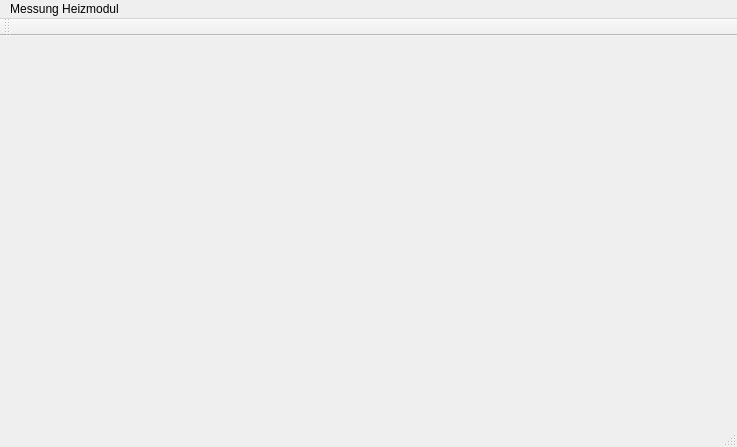
<?xml version="1.0" encoding="UTF-8"?>
<ui version="4.0">
 <class>MainWindow</class>
 <widget class="QMainWindow" name="MainWindow">
  <property name="geometry">
   <rect>
    <x>0</x>
    <y>0</y>
    <width>737</width>
    <height>447</height>
   </rect>
  </property>
  <property name="windowTitle">
   <string>MainWindow</string>
  </property>
  <widget class="QWidget" name="centralWidget"/>
  <widget class="QMenuBar" name="menuBar">
   <property name="geometry">
    <rect>
     <x>0</x>
     <y>0</y>
     <width>737</width>
     <height>21</height>
    </rect>
   </property>
   <widget class="QMenu" name="menuMessung_Heizmodul">
    <property name="title">
     <string>Messung Heizmodul</string>
    </property>
   </widget>
   <addaction name="menuMessung_Heizmodul"/>
  </widget>
  <widget class="QToolBar" name="mainToolBar">
   <attribute name="toolBarArea">
    <enum>TopToolBarArea</enum>
   </attribute>
   <attribute name="toolBarBreak">
    <bool>false</bool>
   </attribute>
  </widget>
  <widget class="QStatusBar" name="statusBar"/>
 </widget>
 <layoutdefault spacing="6" margin="11"/>
 <resources/>
 <connections/>
</ui>
